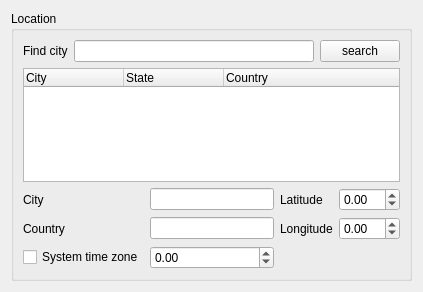
<?xml version="1.0" encoding="UTF-8"?>
<ui version="4.0">
 <class>LocationEditor</class>
 <widget class="QWidget" name="LocationEditor">
  <property name="geometry">
   <rect>
    <x>0</x>
    <y>0</y>
    <width>423</width>
    <height>292</height>
   </rect>
  </property>
  <property name="windowTitle">
   <string>Location</string>
  </property>
  <layout class="QHBoxLayout" name="horizontalLayout_2">
   <item>
    <widget class="QGroupBox" name="searchBox">
     <property name="maximumSize">
      <size>
       <width>16777215</width>
       <height>16777215</height>
      </size>
     </property>
     <property name="title">
      <string>Location</string>
     </property>
     <layout class="QVBoxLayout" name="verticalLayout">
      <item>
       <layout class="QHBoxLayout" name="horizontalLayout_3">
        <item>
         <widget class="QLabel" name="label_7">
          <property name="text">
           <string>Find city</string>
          </property>
         </widget>
        </item>
        <item>
         <widget class="QLineEdit" name="findCityEdit"/>
        </item>
        <item>
         <widget class="QPushButton" name="searchButton">
          <property name="text">
           <string>search</string>
          </property>
         </widget>
        </item>
       </layout>
      </item>
      <item>
       <widget class="QTreeWidget" name="resultView">
        <column>
         <property name="text">
          <string>City</string>
         </property>
        </column>
        <column>
         <property name="text">
          <string>State</string>
         </property>
        </column>
        <column>
         <property name="text">
          <string>Country</string>
         </property>
        </column>
       </widget>
      </item>
      <item>
       <layout class="QGridLayout" name="gridLayout">
        <item row="1" column="1">
         <widget class="QLineEdit" name="countryEdit"/>
        </item>
        <item row="0" column="3">
         <widget class="QDoubleSpinBox" name="latitudeEdit">
          <property name="minimum">
           <double>-99.989999999999995</double>
          </property>
         </widget>
        </item>
        <item row="1" column="0">
         <widget class="QLabel" name="label_2">
          <property name="text">
           <string>Country</string>
          </property>
         </widget>
        </item>
        <item row="0" column="0">
         <widget class="QLabel" name="label">
          <property name="text">
           <string>City</string>
          </property>
         </widget>
        </item>
        <item row="0" column="2">
         <widget class="QLabel" name="label_3">
          <property name="text">
           <string>Latitude</string>
          </property>
         </widget>
        </item>
        <item row="1" column="2">
         <widget class="QLabel" name="label_4">
          <property name="text">
           <string>Longitude</string>
          </property>
         </widget>
        </item>
        <item row="1" column="3">
         <widget class="QDoubleSpinBox" name="longitudeEdit">
          <property name="minimum">
           <double>-99.989999999999995</double>
          </property>
         </widget>
        </item>
        <item row="0" column="1">
         <widget class="QLineEdit" name="cityEdit"/>
        </item>
        <item row="2" column="0">
         <widget class="QCheckBox" name="useSystemTZEdit">
          <property name="text">
           <string>System time zone</string>
          </property>
         </widget>
        </item>
        <item row="2" column="1">
         <widget class="QDoubleSpinBox" name="timezoneEdit">
          <property name="minimum">
           <double>-99.989999999999995</double>
          </property>
         </widget>
        </item>
       </layout>
      </item>
     </layout>
    </widget>
   </item>
  </layout>
 </widget>
 <resources/>
 <connections/>
</ui>
